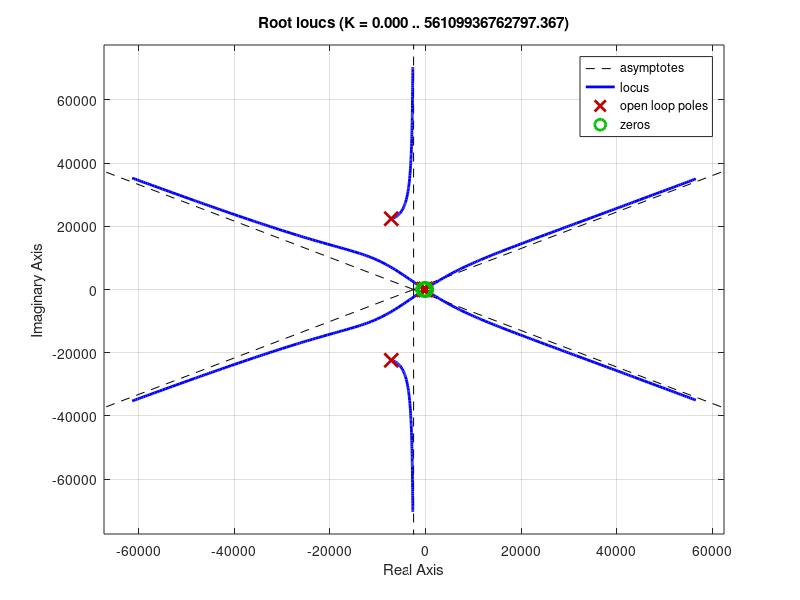

Write the MATLAB code that produced this figure. (Note: this script raises an error after producing the figure.)
%------------------------------------------------
%   Linear model variables
%------------------------------------------------
close all
% Maxon motor variables
V_nom = 12;         % [V]
B = 7e-4;

% Motor 1 (148866):
R1 = 0.115;        % [Ohm]
L1 = 0.245e-3;     % [H]
km1 = 16.4e-3;     % [Nm/A]
ka1 = km1;

% Motor 2 (268193):
R2 = 0.2;           % [Ohm]
L2 = 0.0345e-3;     % [H]
km2 = 13.9e-3;      % [Nm/A]
ka2 = km2;

% robot
length = 0.275;
gear1 = 120;
gear2 = 20;

% Calculated values:
J1 = 0.5468;            % [Kgm^2]
J2 = 0.0492;

% Amplifier transfer function
        % AmpNum = [2.149e7];
        % AmpDen = [1 655.7 5.52e6];
AmpNum = [1.393e9];
AmpDen = [1 1.434e4 5.524e8];

s = tf('s');

% Joint 1 PID
K1 = 0.589;
Kp1 = 20.9419;
Ki1 = 1;
Kd1 = 109.6356;

% Joint 2 PID
K2 = 0.0753;
Kp2 = 19.9995;
Ki2 = 1;
Kd2 = 99.9905;

% sampling frequency
CF = 1163;  % [Hz]
N = 100;

% Path input
time = 0:0.001:8;
X = 200*cos(time)+340;
Y = 200*sin(time);




%% Ten Step Process Joint 1

% Step 1: System Identification
Amplifier = tf(AmpNum, AmpDen);

% motor and mech gain
Gm1 = km1*gear1* tf(1,[L1 R1])*tf(1,[J1 B]);
Hm1 = gear1*ka1;
Motormech1 = Gm1 / (1+Gm1*Hm1);

% forward path gain G1
G1 = Amplifier*Motormech1*(1/s);

% feedback path gain H1
H1 = N/(s+N);

% closed loop transfer function, joint 1
cltf1 = G1/(1+G1*H1);

% Step 2: crossover frequency
[Gm,Pm,Wcg,Wcp] = margin(G1*H1); % gain margin, Phase margin, phase crossing freq, gain crossing freq

    % returns the gain margin Gm in absolute units, the phase margin Pm, and 
    % the corresponding frequencies Wcg and Wcp, of sys. Wcg is the frequency 
    % where the gain margin is measured, which is a –180° phase crossing 
    % frequency. Wcp is the frequency where the phase margin is measured, 
    % which is a 0-dB gain crossing frequency


% Step 3 & 4: Add controller dynamics & find X-over freq. (Iterate)
z = Wcg / 10;   % Initial zero 1 decade before PXO
p = 2*CF;
Kp1 = 2/z - 1/p;
Ki1 = 1;
Kd1 = 1/z^2 - Kp1/p;
for n=1:10
    PID1 = tf(Kp1 + Ki1/s + Kd1*N*s/(s+N));
    [Gm,Pm,Wcg,Wcp] = margin(PID1*G1*H1);
    z = Wcg / 10   % Initial zero 1 decade before PXO
    p = 2*CF;
    Kp1 = 2/z - 1/p;
    Ki1 = 1;
    Kd1 = 1/z^2 - Kp1/p;
end

% -> lowest z solution
z = 11.3;
Kp1 = 2/z - 1/p;
Ki1 = 1;
Kd1 = 1/z^2 - Kp1/p;

PID1 = tf(Kp1 + Ki1/s + Kd1*N*s/(s+N));

% Step 5: Choose initial gain
figure
rlocus(PID1*G1*H1)
K1 = 50;

[Gm,Pm,Wcg,Wcp] = margin(K1*PID1*G1*H1);


% Step 6: Nyquist
figure
tiledlayout(1,2)
nexttile;
nyqlog(PID1*G1*H1), grid on, title('Before Gain')
nexttile;
nyqlog(K1*PID1*G1*H1), grid on, title("After Gain, K1 = " + K1)

% Step 7: step response of new closed loop system
figure
step(K1*PID1*G1/(1+K1*PID1*G1*H1)), grid on, title("Step Response K1 = "+K1)

% Step 8: Heuristic tuning, evaluate margins
% Step 9: non-linearities, moving target
% Step 10: intended system



%% Ten Step Process Joint 2

% Step 1: System Identification

% motor and mech gain
Gm2 = km2*gear2* tf(1,[L2 R2])*tf(1,[J2 B]);
Hm2 = gear2*ka2;
Motormech2 = Gm2 / (1+Gm2*Hm2);

% forward path gain G1
G2 = Amplifier*Motormech2*(1/s);

% feedback path gain H1
H2 = N/(s+N);

% closed loop transfer function, joint 2
cltf2 = G2/(1+G2*H2);

% Step 2: crossover frequency
[Gm,Pm,Wcg,Wcp] = margin(G2*H2); % gain margin, Phase margin, phase cross freq, gain cross freq

% Step 3 & 4: Add controller dynamics & find X-over freq. (Iterate)
z = Wcg / 10;   % Initial zero 1 decade before PXO
p = 2*CF;
Kp2 = 2/z - 1/p;
Ki2 = 1;
Kd2 = 1/z^2 - Kp2/p;
for n=1:10
    PID2 = tf(Kp2 + Ki2/s + Kd2*N*s/(s+N));
    [Gm,Pm,Wcg,Wcp] = margin(PID2*G2*H2);
    z = Wcg / 10   % Initial zero 1 decade before PXO
    p = 2*CF;
    Kp2 = 2/z - 1/p;
    Ki2 = 1;
    Kd2 = 1/z^2 - Kp2/p;
end

% -> lowest z solution
z = 8.97;
Kp2 = 2/z - 1/p;
Ki2 = 1;
Kd2 = 1/z^2 - Kp2/p;

PID2 = tf(Kp2 + Ki2/s + Kd2*N*s/(s+N));

% Step 5: Choose initial gain
figure
rlocus(PID2*G2*H2);
K2 = 200;

[Gm,Pm,Wcg,Wcp] = margin(K2*PID2*G2*H2);

% Step 6: Nyquist
figure
tiledlayout(1,2)
nexttile;
nyqlog(PID2*G2*H2), grid on, title('Before Gain')
nexttile;
nyqlog(K2*PID2*G2*H2), grid on, title("After Gain, K2 = " + K2)

% Step 7: step response of new closed loop system
figure
step(K2*PID2*G2/(1+K2*PID2*G2*H2), 4), grid on, title("Step Response, K2 = " + K2)

% Step 8: Heuristic tuning, evaluate margins
% Step 9: non-linearities, moving target
% Step 10: intended system
